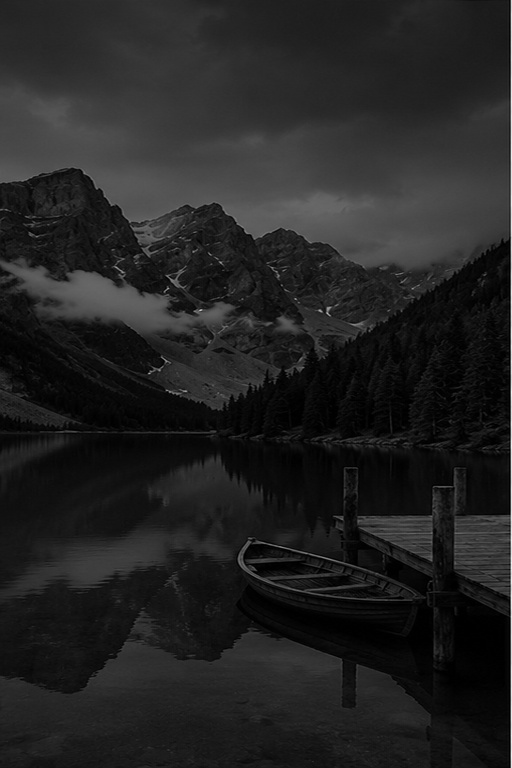
#> input picture Lab 2/source1.jpg, 512 x 768 px
$ python histogram.py
#> lines starting #> are read from the running program, lines starting #| are printed output that depends on the picture
import cv2
import numpy as np
import matplotlib.pyplot as plt

# ---------------------------------------------------
# Read Images
# ---------------------------------------------------

# Change these image names according to your files
source1 = cv2.imread("source1.jpg", 0)      # Dark image
#> source1 is the input picture: shape (768, 512); min 0, max 243, mean 34.4
source2 = cv2.imread("source2.jpg", 0)      # Bright image
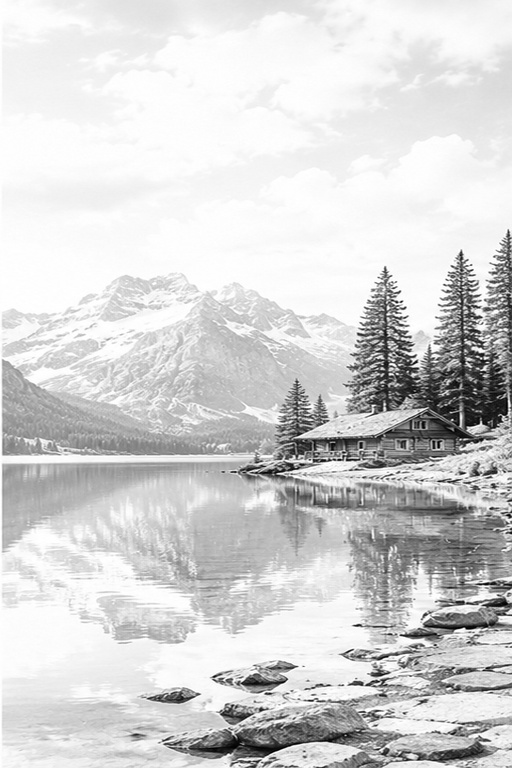
#> input picture Lab 2/source2.jpg, 512 x 768 px
#> source2 is the input picture: shape (768, 512); min 0, max 255, mean 212
reference = cv2.imread("reference.jpg", 0)  # Reference image
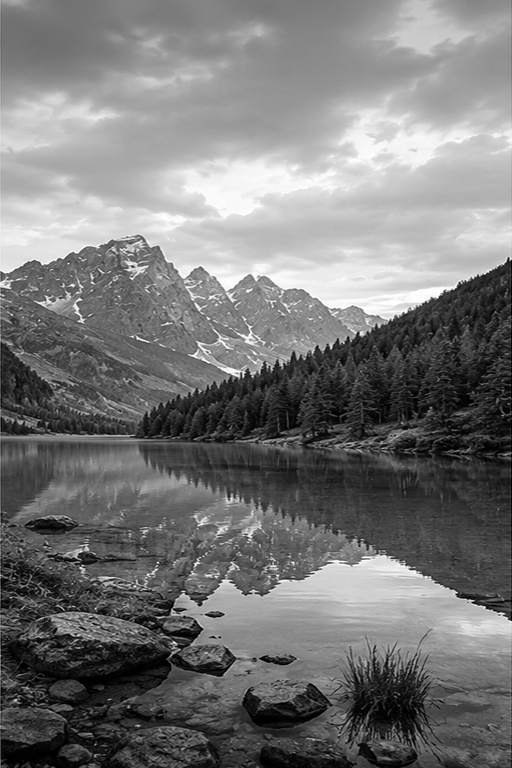
#> input picture Lab 2/reference.jpg, 512 x 768 px
#> reference is the input picture: shape (768, 512); min 0, max 255, mean 119.3

# ---------------------------------------------------
# Function to plot Histogram
# ---------------------------------------------------

def plot_hist(img, title):
    hist = cv2.calcHist([img],[0],None,[256],[0,256])
    plt.plot(hist)
    plt.title(title)
    plt.xlim([0,256])

# ---------------------------------------------------
# Histogram Matching (From First Principles)
# ---------------------------------------------------

def histogram_matching(source, reference):

    src_hist = cv2.calcHist([source],[0],None,[256],[0,256]).ravel()
#> src_hist = 256 values, max 7896 at index 9, min 0 at index 132, mean 1536
    ref_hist = cv2.calcHist([reference],[0],None,[256],[0,256]).ravel()
#> ref_hist = 256 values, max 2383 at index 64, min 131 at index 254, mean 1536

    # Normalize Histograms
    src_hist = src_hist / src_hist.sum()
#> src_hist = 256 values, max 0.0201 at index 9, min 0 at index 132, mean 0.00391
    ref_hist = ref_hist / ref_hist.sum()
#> ref_hist = 256 values, max 0.00606 at index 64, min 0.000333 at index 254, mean 0.00391

    # CDF
    src_cdf = np.cumsum(src_hist)
#> src_cdf = 256 values from 0.0108 to 1
    ref_cdf = np.cumsum(ref_hist)
#> ref_cdf = 256 values from 0.00285 to 1

    # Lookup Table
    lookup = np.zeros(256)

    j = 0
    for i in range(256):
        while j < 255 and ref_cdf[j] < src_cdf[i]:
            j += 1
        lookup[i] = j

    matched = lookup[source].astype(np.uint8)
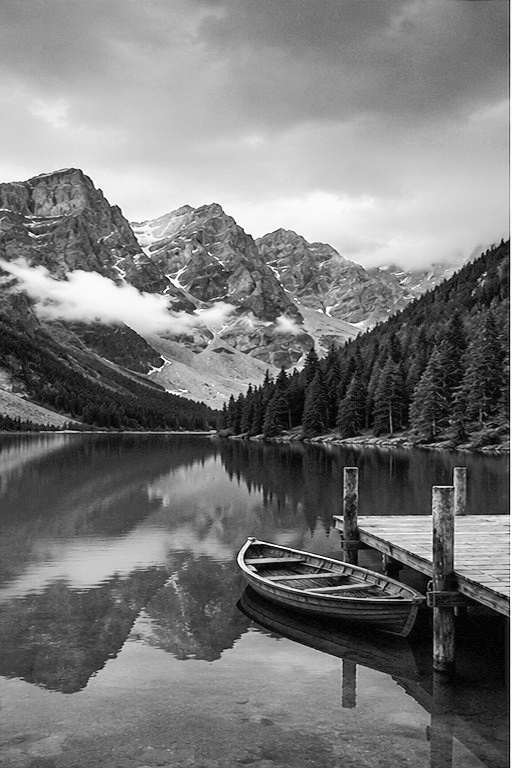
#> matched: shape (768, 512); min 4, max 255, mean 120.9

    return matched

# ---------------------------------------------------
# Histogram Matching Results
# ---------------------------------------------------

matched1 = histogram_matching(source1, reference)
matched2 = histogram_matching(source2, reference)
#> in histogram_matching (call 2), `src_hist = cv2.calcHist([source],[0],None,[256],[0,256]).ravel()`: src_hist = 256 values, max 25573 at index 253, min 7 at index 1, mean 1536
#> in histogram_matching (call 2), `ref_hist = cv2.calcHist([reference],[0],None,[256],[0,256]).ravel()`: ref_hist = 256 values, max 2383 at index 64, min 131 at index 254, mean 1536
#> in histogram_matching (call 2), `src_hist = src_hist / src_hist.sum()`: src_hist = 256 values, max 0.065 at index 253, min 1.78e-05 at index 1, mean 0.00391
#> in histogram_matching (call 2), `ref_hist = ref_hist / ref_hist.sum()`: ref_hist = 256 values, max 0.00606 at index 64, min 0.000333 at index 254, mean 0.00391
#> in histogram_matching (call 2), `src_cdf = np.cumsum(src_hist)`: src_cdf = 256 values from 6.36e-05 to 1
#> in histogram_matching (call 2), `matched = lookup[source].astype(np.uint8)`:
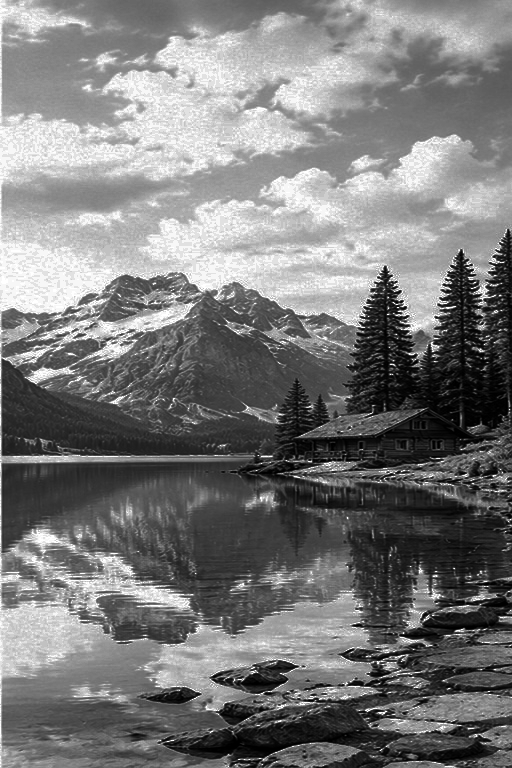
#> matched: shape (768, 512); min 0, max 255, mean 122

# ---------------------------------------------------
# Analytical Target Histogram
# Dark / Moody Style
# ---------------------------------------------------

target_hist = np.zeros(256)

for i in range(256):
    target_hist[i] = np.exp(-i/50)

target_hist = target_hist/target_hist.sum()
target_cdf = np.cumsum(target_hist)

def histogram_match_custom(source, target_cdf):

    src_hist = cv2.calcHist([source],[0],None,[256],[0,256]).ravel()
#> src_hist = 256 values, max 7896 at index 9, min 0 at index 132, mean 1536
    src_hist = src_hist/src_hist.sum()
#> src_hist = 256 values, max 0.0201 at index 9, min 0 at index 132, mean 0.00391

    src_cdf = np.cumsum(src_hist)
#> src_cdf = 256 values from 0.0108 to 1

    lookup = np.zeros(256)

    j=0
    for i in range(256):
        while j<255 and target_cdf[j] < src_cdf[i]:
            j+=1
        lookup[i]=j

    return lookup[source].astype(np.uint8)

stylized = histogram_match_custom(source1,target_cdf)

# ---------------------------------------------------
# CLAHE
# ---------------------------------------------------

clahe = cv2.createCLAHE(
    clipLimit=2.0,
    tileGridSize=(8,8)
)

clahe_img = clahe.apply(source1)
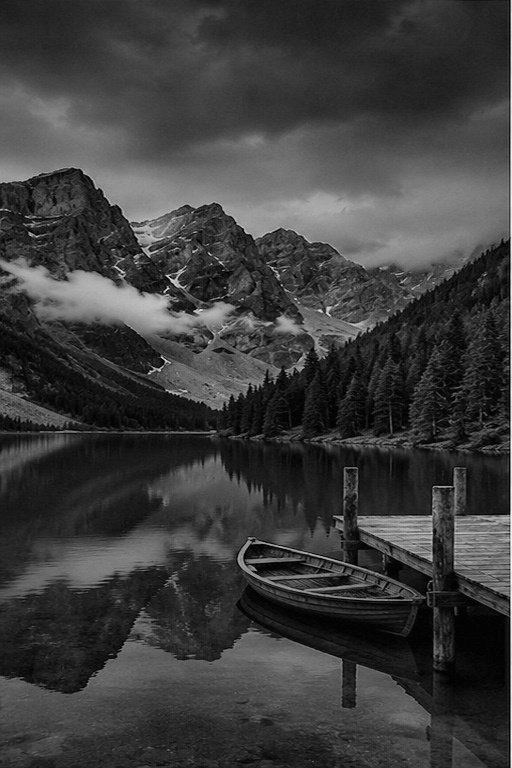
#> clahe_img: shape (768, 512); min 1, max 249, mean 60.9

# ---------------------------------------------------
# Parameter Sweep
# ---------------------------------------------------

clip_limits = [1,2,4]
tile_sizes = [4,8,16]

plt.figure(figsize=(12,8))

count=1

for clip in clip_limits:
    for tile in tile_sizes:

        clahe=cv2.createCLAHE(
            clipLimit=clip,
            tileGridSize=(tile,tile)
        )

        result=clahe.apply(source1)

        plt.subplot(3,3,count)
        plt.imshow(result,cmap='gray')
        plt.title("Clip="+str(clip)+" Tile="+str(tile))
        plt.axis("off")

        count+=1
#> after the loop, count = 10

plt.show()
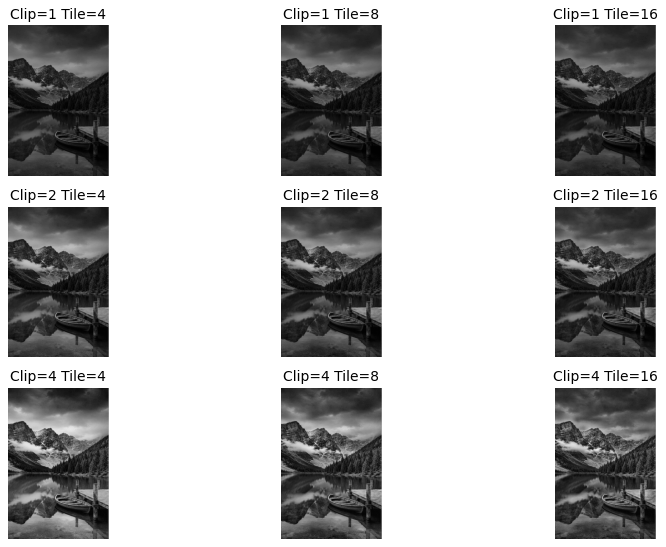
#> figure drawn by matplotlib, 9 panels

# ---------------------------------------------------
# Histogram Comparison
# ---------------------------------------------------

plt.figure(figsize=(12,8))

plt.subplot(2,3,1)
plt.imshow(source1,cmap='gray')
plt.title("Source1")
plt.axis("off")

plt.subplot(2,3,2)
plt.imshow(reference,cmap='gray')
plt.title("Reference")
plt.axis("off")

plt.subplot(2,3,3)
plt.imshow(matched1,cmap='gray')
plt.title("Matched")
plt.axis("off")

plt.subplot(2,3,4)
plot_hist(source1,"Source Histogram")
#> in plot_hist, `hist = cv2.calcHist([img],[0],None,[256],[0,256])`: hist = 256 values, max 7896 at index 9, min 0 at index 132, mean 1536

plt.subplot(2,3,5)
plot_hist(reference,"Reference Histogram")

plt.subplot(2,3,6)
plot_hist(matched1,"Matched Histogram")

plt.tight_layout()
plt.show()
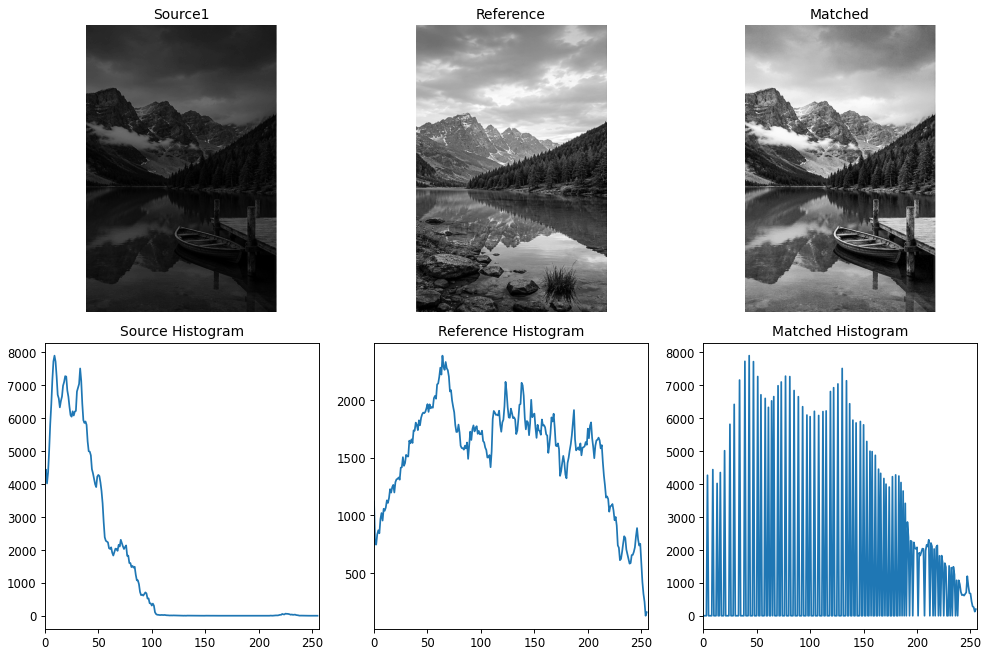
#> figure drawn by matplotlib, 6 panels; panel 4: curve peaks at x = 9, y = 7896; panel 5: curve peaks at x = 64, y = 2383; panel 6: curve peaks at x = 43, y = 7896

# ---------------------------------------------------
# Show Images
# ---------------------------------------------------

cv2.imshow("Source1",source1)
cv2.imshow("Source2",source2)
cv2.imshow("Reference",reference)

cv2.imshow("Matched1",matched1)
cv2.imshow("Matched2",matched2)

cv2.imshow("Stylized",stylized)

cv2.imshow("CLAHE",clahe_img)

cv2.waitKey(0)
cv2.destroyAllWindows()
